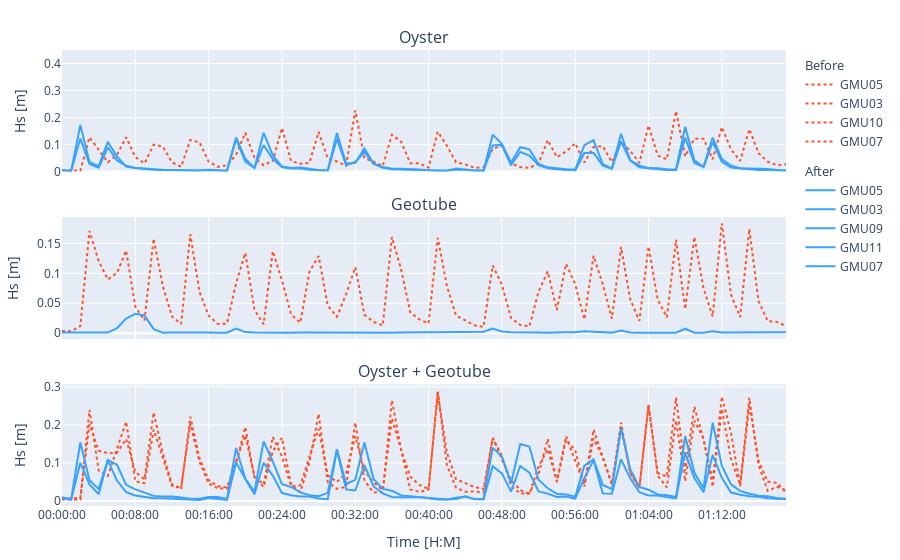

Notebook code for this chart:
### Markdown cell above
### Results
Our results show that the installation of NNBFs in the canal had a substantial impact on wave height. The figure below shows times series of significant wave height (Hs) for each sensor. The sensors' data is then grouped by their affiliated NNBFs. Observe the decrease in wave magnitude before (solid lines) and after (dashed lines) the installation of the NNBFs. Notably, the sensors located along the banks show the most significant changes, as they are positioned behind the NNBFs. In contrast, the sensors located in the water, which are in front of the NNBFs, do not show the same level of difference.

### Code cell
fig.show()
